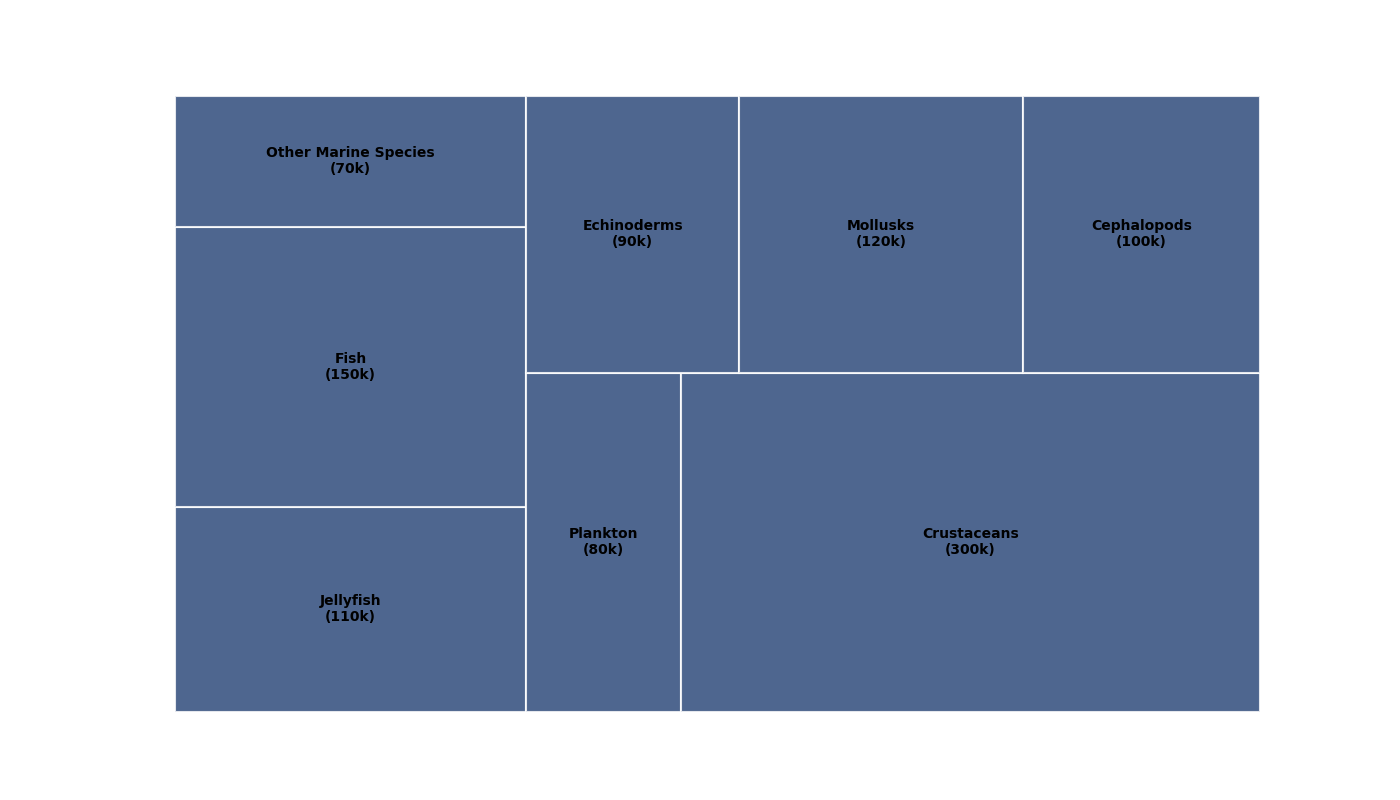

Recreate this plot in Python.
import matplotlib.pyplot as plt
import squarify

ecosystem_labels = [
    'Jellyfish\n(110k)', 'Fish\n(150k)', 'Other Marine Species\n(70k)', 
    'Plankton\n(80k)', 'Crustaceans\n(300k)', 'Echinoderms\n(90k)', 
    'Mollusks\n(120k)', 'Cephalopods\n(100k)'
]
populations = [110, 150, 70, 80, 300, 90, 120, 100]

# Use a single color for all groups
single_color = '#2f4b7c'
colors = [single_color] * len(populations)

plt.figure(figsize=(14, 8))

squarify.plot(sizes=populations, label=ecosystem_labels, color=colors, alpha=0.85, 
              text_kwargs={'fontsize': 10, 'weight': 'bold'}, edgecolor="white", linewidth=1.5)

plt.axis('off')
plt.show()
